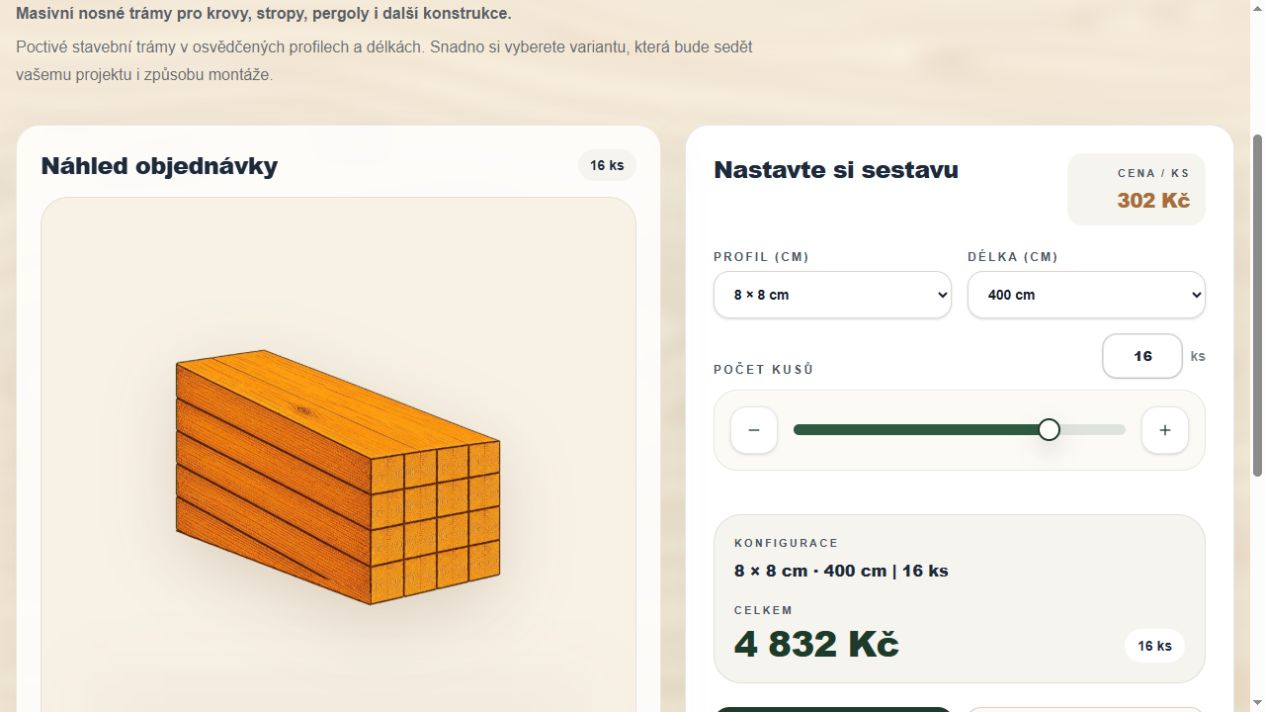
#> input picture Obrázek Codex 12. 8. 2026 01_55_33.jpg, 1265 x 712 px
$ python normalize_firewood_pallet_v25.py '../Obrázek Codex 12. 8. 2026 01_55_33.jpg' out.png --bounds 5 5 5 5
#> lines starting #> are read from the running program, lines starting #| are printed output that depends on the picture; after the words box and inside, x2 and y2 are one past the last pixel; in counts of white or black regions, pixels touching at a corner belong together
from __future__ import annotations

import argparse
from pathlib import Path

import numpy as np
from PIL import Image, ImageDraw


CANVAS_SIZE = (1254, 1254)


def extract_checkerboard(image: Image.Image) -> Image.Image:
    rgb = np.asarray(image.convert("RGB"))
#> rgb is the input picture: shape (712, 1265, 3); mean R, G, B 240.7, 230.1, 215.7
    neutral_bright = (rgb.max(axis=2) - rgb.min(axis=2) <= 20) & (rgb.min(axis=2) >= 180)
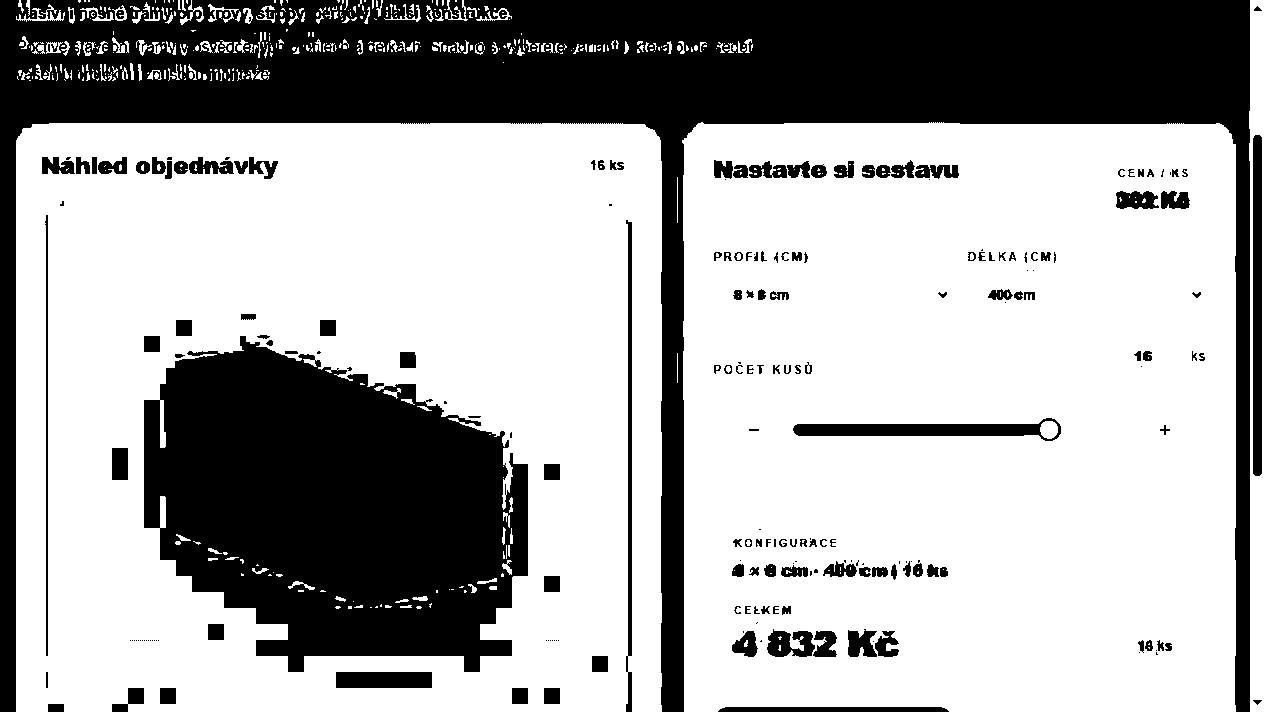
#> neutral_bright: shape (712, 1265) bool; 66.8% white; 214 black regions (70 under 20 px), largest, box (x1, y1, x2, y2) and area: (0, 0, 1250, 712) 178118, (144, 336, 528, 672) 91976, (793, 418, 1061, 441) 3071
    candidate = Image.fromarray((neutral_bright * 255).astype(np.uint8), mode="L").copy()
    ImageDraw.floodfill(candidate, (0, 0), 128)
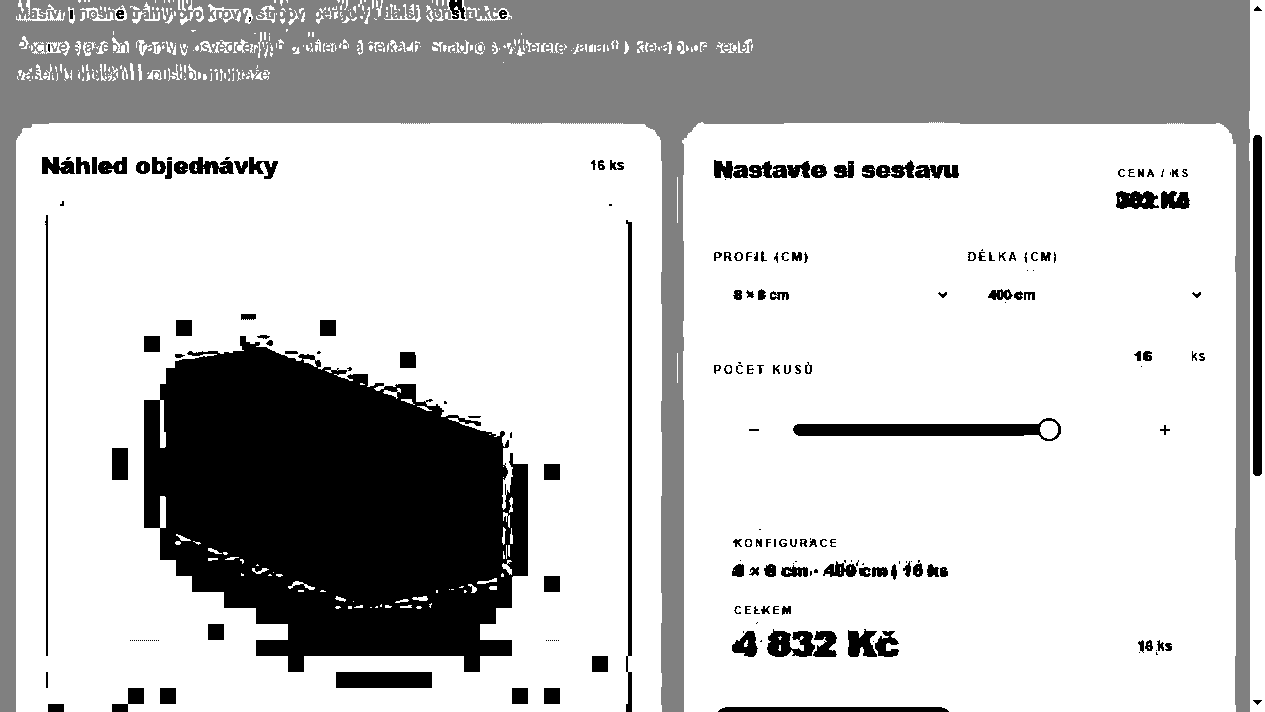
#> candidate: PIL image 1265x712 L; min 0, max 255, mean 195.6
    background = np.asarray(candidate) == 128
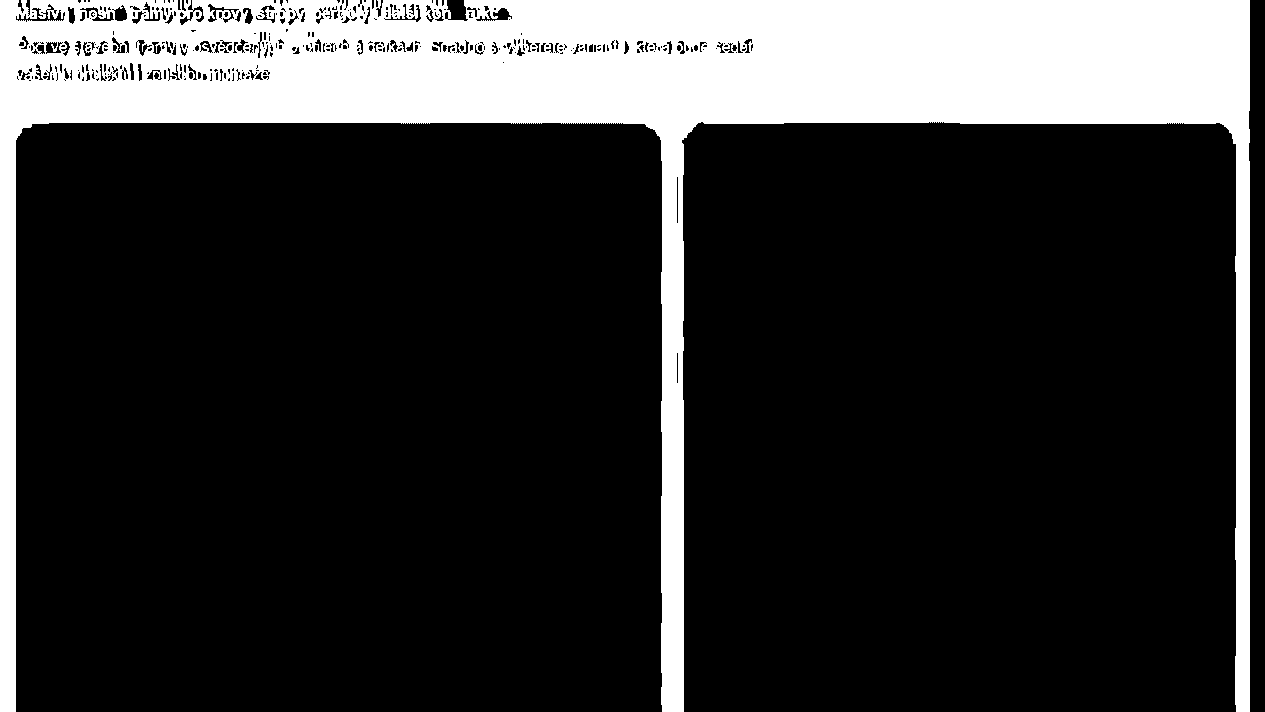
#> background: shape (712, 1265) bool; 19.8% white; 1 white region, box (x1, y1, x2, y2) and area: (0, 0, 1250, 712) 177911

    rgba = np.dstack((rgb, np.where(background, 0, 255).astype(np.uint8)))
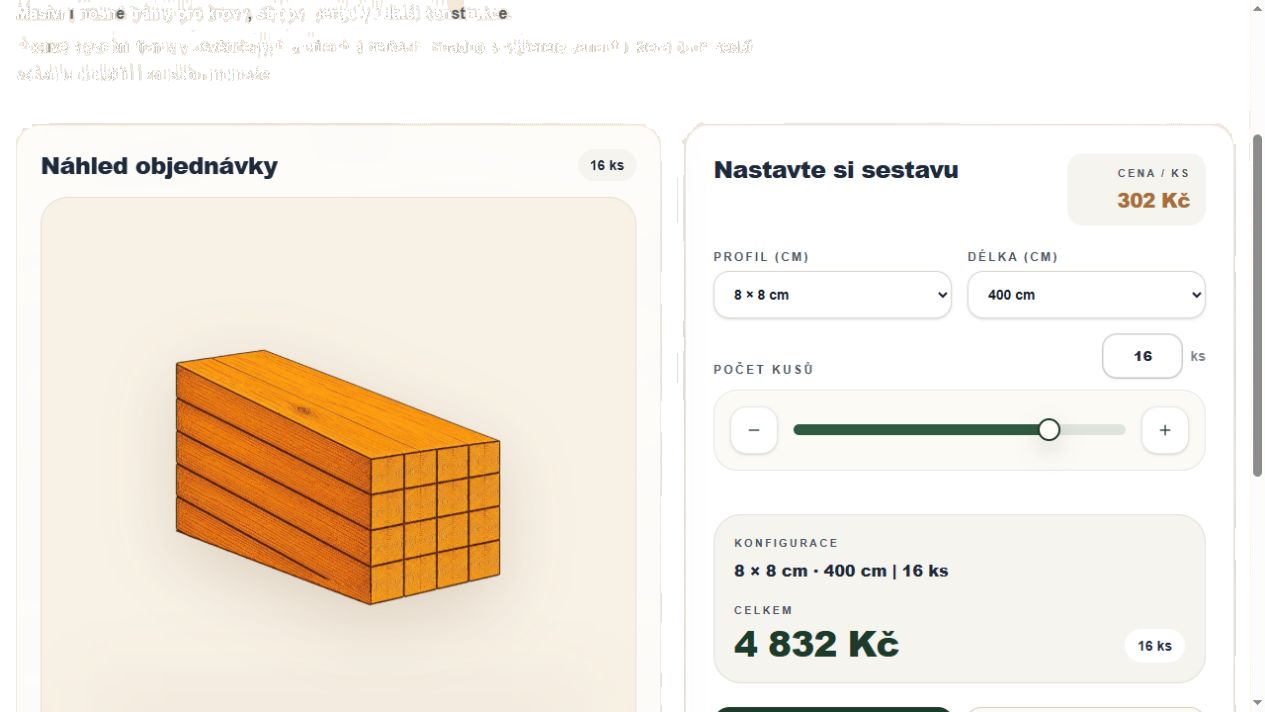
#> rgba: shape (712, 1265, 4); mean R, G, B, A 240.7, 230.1, 215.7, 204.6; transparent parts drawn white
    return Image.fromarray(rgba, mode="RGBA")


def normalize(input_path: Path, output_path: Path, bounds: tuple[int, int, int, int]) -> None:
    extracted = extract_checkerboard(Image.open(input_path))
    source_bounds = extracted.getbbox()
#> source_bounds = (16, 0, 1265, 712)
    if source_bounds is None:
        raise ValueError(f"No foreground found in {input_path}")

    left, top, right, bottom = bounds
    target_size = (right - left, bottom - top)
#> (the run stopped early here; a loop or call above may not have finished)

$ run again, on Obrázek Codex 13. 8. 2026 18_29_15.png
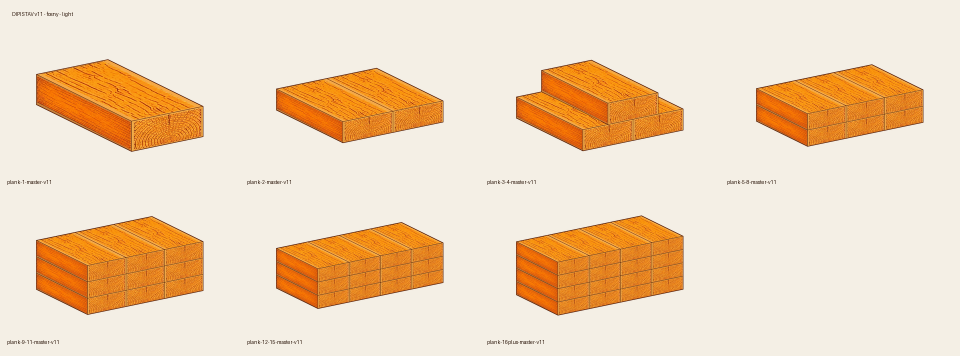
#> input picture Obrázek Codex 13. 8. 2026 18_29_15.png, 1920 x 712 px (shown at 1/2 size)
#> in extract_checkerboard, rgb is the input picture: shape (712, 1920, 3); mean R, G, B 239.7, 214.6, 185.6
#> in extract_checkerboard, `neutral_bright = (rgb.max(axis=2) - rgb.min(axis=2) <= 20) & (rgb.min(..`:
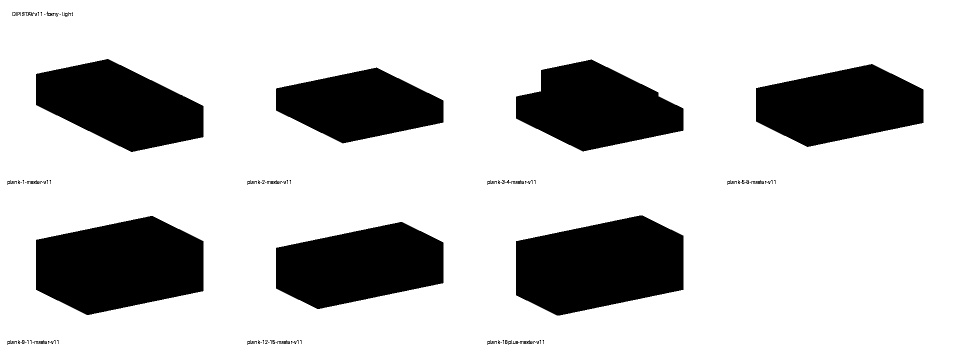
#> neutral_bright: shape (712, 1920) bool (shown at 1/2 size); 78.2% white; 135 black regions (85 under 20 px), largest, box (x1, y1, x2, y2) and area: (1032, 431, 1367, 631) 50894, (72, 432, 407, 630) 50155, (552, 444, 887, 618) 41975
#> in extract_checkerboard, `rgba = np.dstack((rgb, np.where(background, 0, 255).astype(np.uint8)))`:
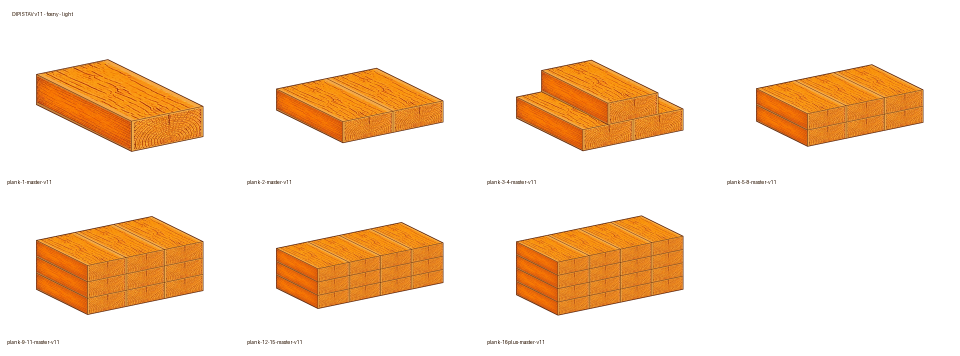
#> rgba: shape (712, 1920, 4) (shown at 1/2 size); mean R, G, B, A 239.7, 214.6, 185.6, 55.6; transparent parts drawn white
#> source_bounds = (15, 23, 1847, 690)

$ run again, on Obrázek Codex 27. 8. 2026 02_28_27.png
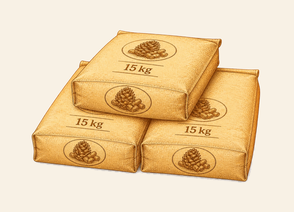
#> input picture Obrázek Codex 27. 8. 2026 02_28_27.png, 294 x 212 px
#> in extract_checkerboard, `neutral_bright = (rgb.max(axis=2) - rgb.min(axis=2) <= 20) & (rgb.min(..`:
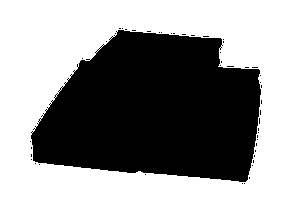
#> neutral_bright: shape (212, 294) bool; 57.8% white; 49 black regions (48 under 20 px), largest, box (x1, y1, x2, y2) and area: (31, 30, 261, 182) 26174
#> background: shape (212, 294) bool; 57.8% white; 49 black regions (48 under 20 px), largest, box (x1, y1, x2, y2) and area: (31, 30, 261, 182) 26206
#> in extract_checkerboard, `rgba = np.dstack((rgb, np.where(background, 0, 255).astype(np.uint8)))`:
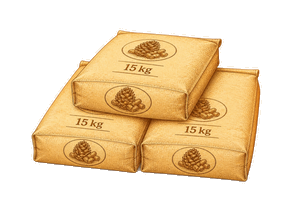
#> rgba: shape (212, 294, 4); mean R, G, B, A 237.9, 212.4, 173.6, 107.7; transparent parts drawn white
#> source_bounds = (30, 28, 262, 184)
